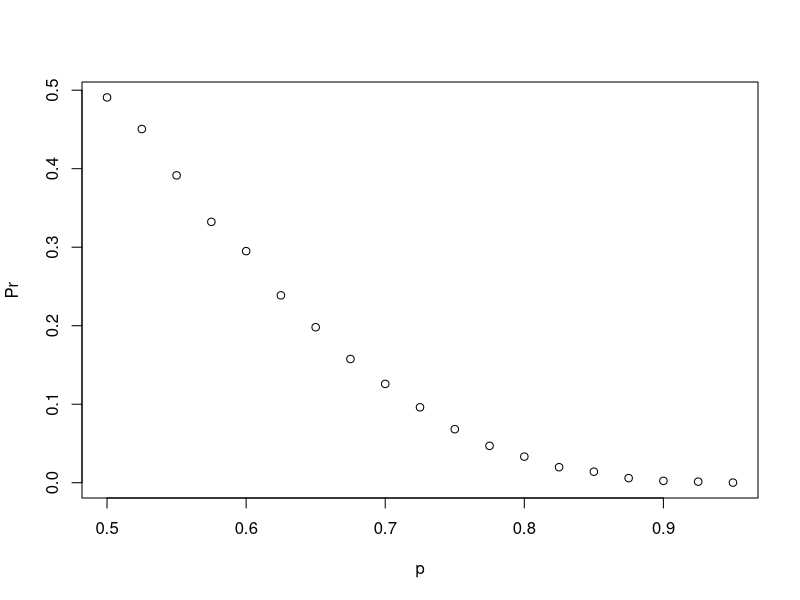

The R source for this figure:
# Let's assign the variable 'p' as the vector of probabilities that team A will win.
p <- seq(0.5, 0.95, 0.025)

# Given a value 'p', the probability of winning the series for the underdog team B can be computed with the following function based on a Monte Carlo simulation:
prob_win <- function(p){
  B <- 10000
  result <- replicate(B, {
    b_win <- sample(c(1,0), 7, replace = TRUE, prob = c(1-p, p))
    sum(b_win)>=4
  })
  mean(result)
}

# Apply the 'prob_win' function across the vector of probabilities that team A will win to determine the probability that team B will win. Call this object 'Pr'.
Pr <- sapply(p, prob_win)

# Plot the probability 'p' on the x-axis and 'Pr' on the y-axis.
plot(p, Pr)